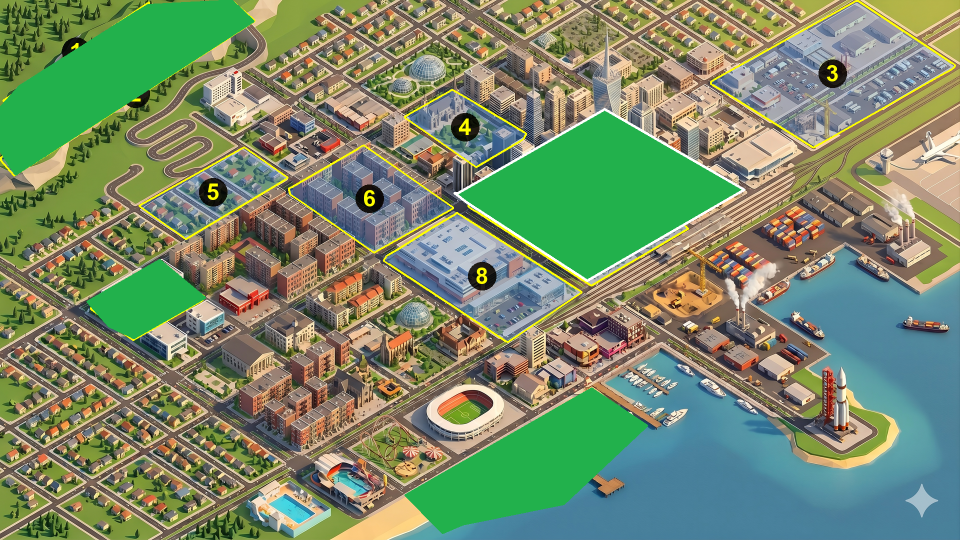
#> input picture SimDays/game/images/parcels_drawn.png, 1920 x 1080 px, found by its file name (shown at 1/2 size)
$ python build_zones.py
#> lines starting #> are read from the running program, lines starting #| are printed output that depends on the picture; after the words box and inside, x2 and y2 are one past the last pixel; in counts of white or black regions, pixels touching at a corner belong together
"""Unify hand-marked zones: BLUE outlines from map_marked.png + GREEN fills from
parcels_drawn.png. Scale both to 1920x1080 game space, fit the isometric road
angle, snap each to a road-aligned parallelogram, drop blue zones that a green
zone overrides, render in blue (edge + translucent fill), number for labelling."""
import numpy as np, json, math
from PIL import Image, ImageDraw, ImageFont
from scipy import ndimage

BLUE_SRC  = r"C:\Users\oskar.bazydlo\Documents\LivingTheDream\images\locations\map_marked.png"
GREEN_SRC = r"C:\Users\oskar.bazydlo\Documents\LivingTheDream\images\parcels_drawn.png"
MAP       = r"C:\Users\oskar.bazydlo\Documents\LivingTheDream\images\locations\map_city.png"
OUT_IMG   = r"C:\Users\oskar.bazydlo\Documents\LivingTheDream\images\parcels_final.png"
OUT_JSON  = r"C:\Users\oskar.bazydlo\Documents\LivingTheDream\tools\zones.json"
GW, GH = 1920, 1080

def blobs_from(path, kind):
#> called with kind = 'green'
    im = Image.open(path).convert("RGB")
    sw, sh = im.size
#> sw = 1920; sh = 1080
    sx, sy = GW / sw, GH / sh
#> sx = 1; sy = 1
    a = np.asarray(im).astype(np.int16)
    R, G, B = a[..., 0], a[..., 1], a[..., 2]
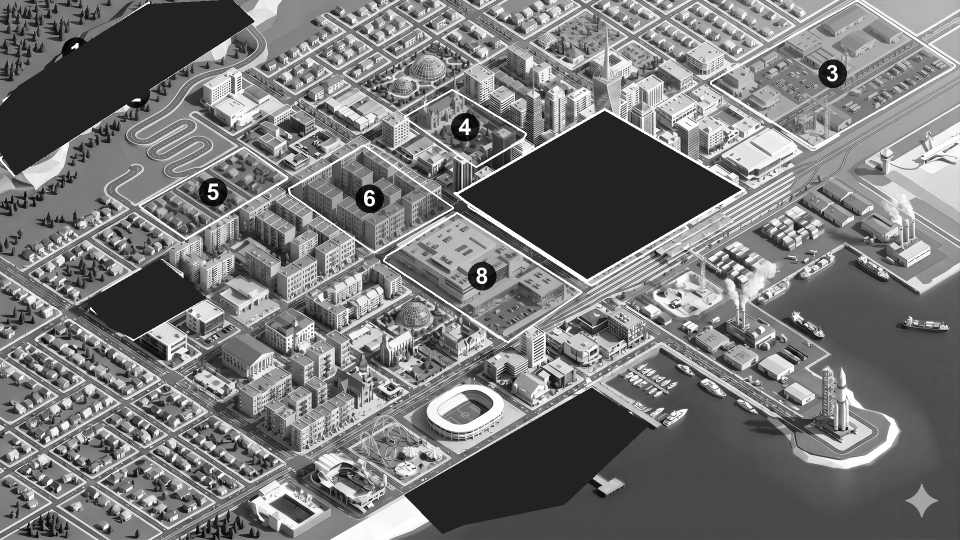
#> R: shape (1080, 1920) int16 (shown at 1/2 size); min 0, max 255, mean 119.9
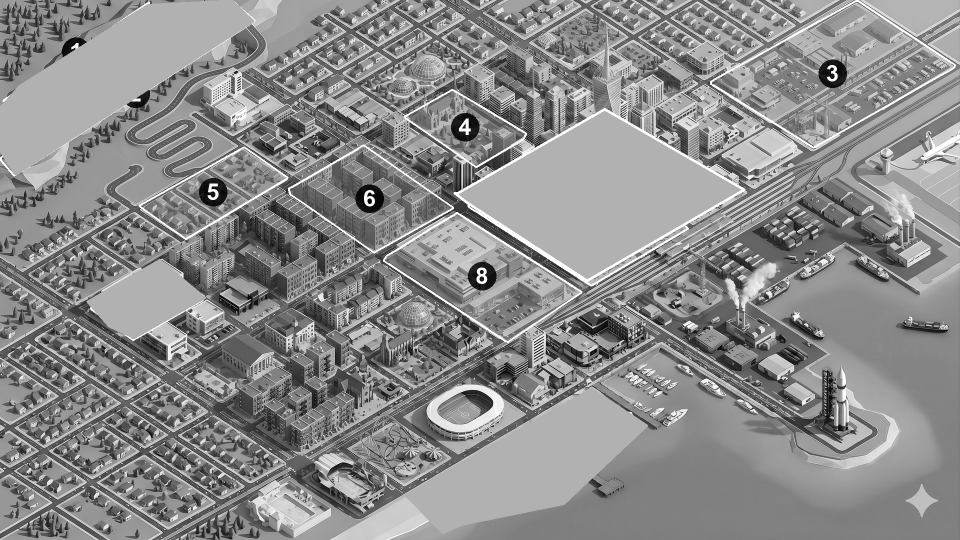
#> G: shape (1080, 1920) int16 (shown at 1/2 size); min 0, max 255, mean 138.6
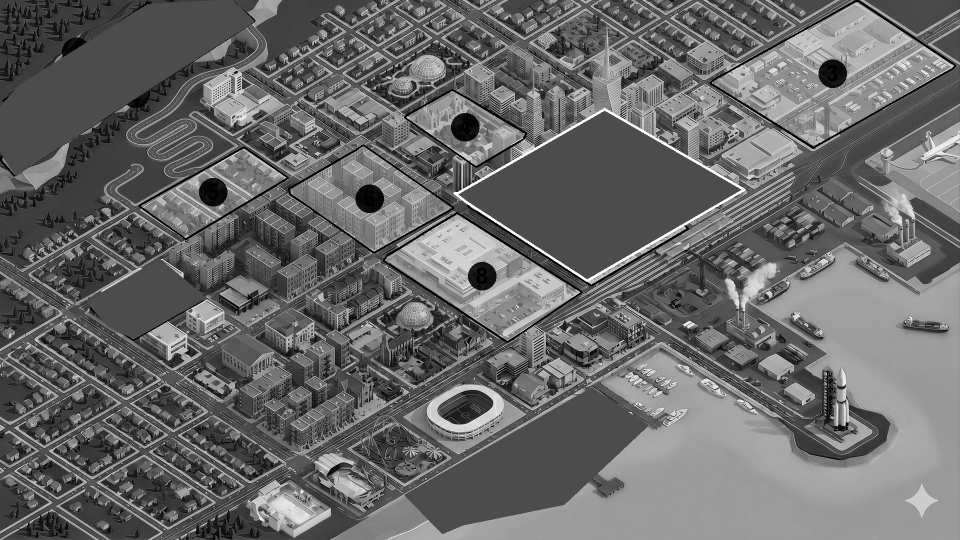
#> B: shape (1080, 1920) int16 (shown at 1/2 size); min 0, max 255, mean 105.3
    if kind == "blue":
        m = (B > 150) & ((B - R) > 60) & ((B - G) > 25)
    else:
        m = (G > 150) & ((G - R) > 90) & ((G - B) > 90)
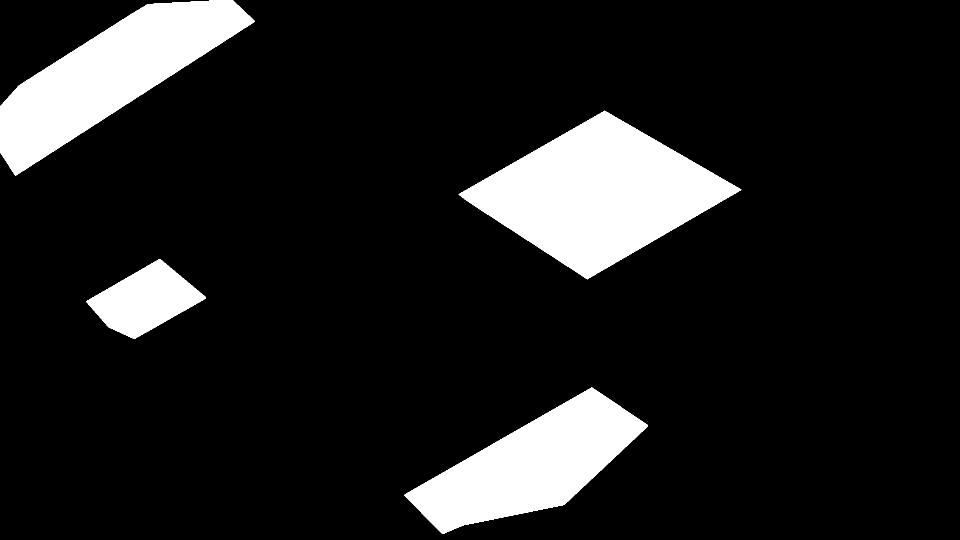
#> m: shape (1080, 1920) bool (shown at 1/2 size); 12.2% white; 4 white regions, box (x1, y1, x2, y2) and area: (917, 221, 1483, 559) 95662, (0, 0, 509, 351) 73076, (809, 775, 1296, 1068) 64744, (173, 518, 412, 678) 20096
    lbl, n = ndimage.label(m, structure=np.ones((3, 3)))
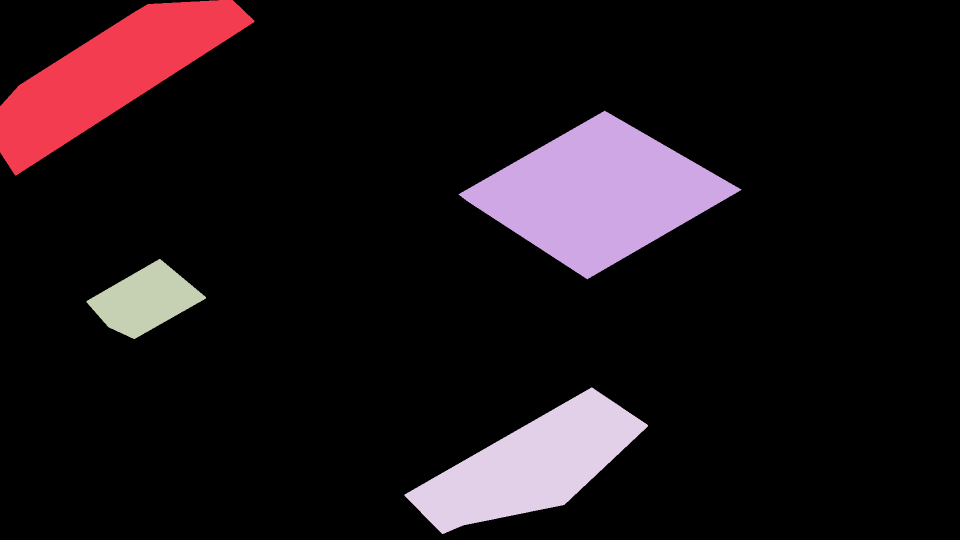
#> lbl: shape (1080, 1920) int32 (shown at 1/2 size); 5 distinct labels, from 0 to 4; one colour per label, 0 black
#> n = 4
    out = []
    for i in range(1, n + 1):
        ys, xs = np.where(lbl == i)
        if len(xs) < (250 if kind == "blue" else 2000):
            continue
        bw = xs.max() - xs.min() + 1; bh = ys.max() - ys.min() + 1
        if kind == "blue" and len(xs) / (bw * bh) > 0.15:   # drop filled water
            continue
        P = np.column_stack([xs * sx, ys * sy]).astype(float)
        out.append((P, kind))
#> this loop made 4 passes
#> (bw, bh) on passes 1 to 4: (509, 351), (566, 338), (239, 160), (487, 293)
#> after the loop, out = 4 items
    return out

allb = blobs_from(GREEN_SRC, "green") + blobs_from(BLUE_SRC, "blue")
#> (the run stopped early here; a loop or call above may not have finished)
